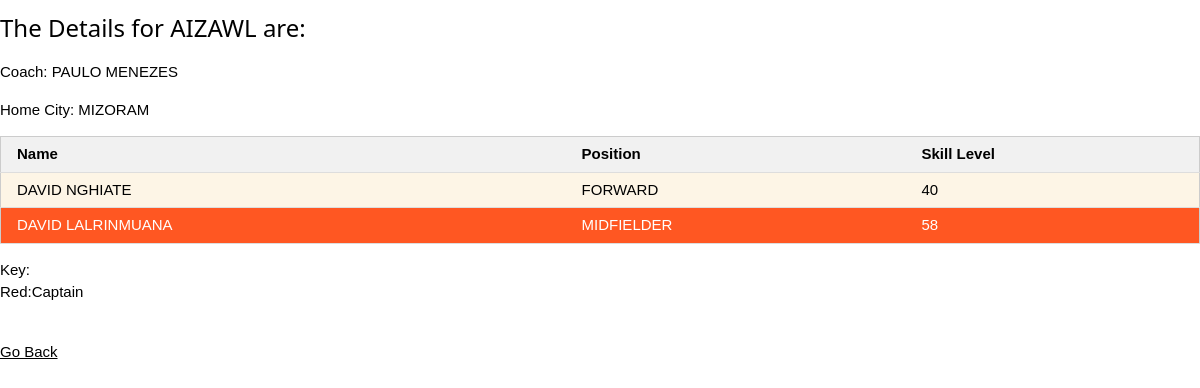
The app's page /ileague/view_team.php?team=AIZAWL with its own data.
### tables this page shows
CREATE TABLE IF NOT EXISTS `team` (
  `name` varchar(30) NOT NULL,
  `coach` varchar(30) NOT NULL,
  `home_city` varchar(30) NOT NULL,
  `captain_id` int(3) DEFAULT NULL,
  PRIMARY KEY (`name`),
  KEY `captain_id` (`captain_id`)
);

CREATE TABLE IF NOT EXISTS `player` (
  `p_id` int(3) NOT NULL AUTO_INCREMENT,
  `name` varchar(30) NOT NULL,
  `position` varchar(30) DEFAULT NULL,
  `skill_level` int(3) DEFAULT NULL,
  PRIMARY KEY (`p_id`)
);

### ileague/view_team.php (the view, shortened to what this page needs)
<!DOCTYPE html>
<html lang="en">
<head>
<link href="css/w3.css" rel="stylesheet">
</head>
<?php
$link = mysqli_connect("localhost", "root", "","i_league");
$team = mysqli_real_escape_string($link, $_REQUEST['team']);
echo "<h3>The Details for ".$team." are:</h3>";
$res1=mysqli_query($link,"SELECT * FROM team WHERE name = '$team'");
$row1=mysqli_fetch_array($res1);
echo "<p>Coach: ".$row1["coach"]." </p>";
echo "<p>Home City: ".$row1["home_city"]." </p>";
$cid=$row1["captain_id"];
$res=mysqli_query($link,"SELECT player.p_id,name, position, skill_level FROM plays_for INNER JOIN player ON plays_for.p_id=player.p_id WHERE t_name = '$team' ORDER BY position ASC");
if (mysqli_num_rows($res) > 0)
{
    echo "<table class='w3-table-all'>
    <thead>
    	<tr class='w3-light-grey'>
    		<th>Name</th>
    		<th>Position</th>
    		<th>Skill Level</th>
    	</tr>
    </thead>";
    while($row = mysqli_fetch_array($res))
    {
		if($row["p_id"]==$cid)
		{
        	echo "<tr class='w3-deep-orange'>";
		}
		else
		{
        	echo "<tr class='w3-sand'>";
		}
        echo "
        		<td>".$row["name"]."</td>
        		<td>".$row["position"]."</td>
        		<td>".$row["skill_level"]."</td>
        	</tr>";
    }
    echo "</table>";
    echo "<p>Key:<br>Red:Captain</p>";
}
else
{
    echo "No Results Found.";
}
?>
<br><a href="index.php">Go Back</a>

### ileague/css/w3.css (style rules this page uses)
* { -webkit-box-sizing:border-box;-moz-box-sizing:border-box;box-sizing:border-box }
html { -ms-text-size-adjust:100%;-webkit-text-size-adjust:100% }
a { background-color:transparent }
html,body { font-family:Verdana,sans-serif;font-size:15px;line-height:1.5 }
html { overflow-x:hidden }
h1,h2,h3,h4,h5,h6,.w3-slim,.w3-wide { font-family:"Segoe UI",Arial,sans-serif }
h3 { font-size:24px }
h1,h2,h3,h4,h5,h6 { font-weight:400;margin:10px 0 }
a { color:inherit }
table { border-collapse:collapse;border-spacing:0;width:100%;display:table }
table,th,td { border:none }
.w3-table-all { border:1px solid #ccc }
.w3-bordered tr,.w3-table-all tr { border-bottom:1px solid #ddd }
.w3-table-all tr:nth-child(odd) { background-color:#fff }
.w3-table-all tr:nth-child(even) { background-color:#f1f1f1 }
.w3-table td,.w3-table th,.w3-table-all td,.w3-table-all th { padding:6px 8px;display:table-cell;text-align:left;vertical-align:top }
.w3-table th:first-child,.w3-table td:first-child,.w3-table-all th:first-child,.w3-table-all td:first-child { padding-left:16px }
.w3-deep-orange,.w3-hover-deep-orange:hover { color:#fff!important;background-color:#ff5722!important }
.w3-sand,.w3-hover-sand:hover { color:#000!important;background-color:#fdf5e6!important }
.w3-light-grey,.w3-hover-light-grey:hover { color:#000!important;background-color:#f1f1f1!important }

### records on screen
team: coach "PAULO MENEZES", home_city "MIZORAM"
player: name "DAVID NGHIATE", position "FORWARD", skill_level "40"
player: name "DAVID LALRINMUANA", position "MIDFIELDER", skill_level "58"

### other values on screen
$team "AIZAWL"
